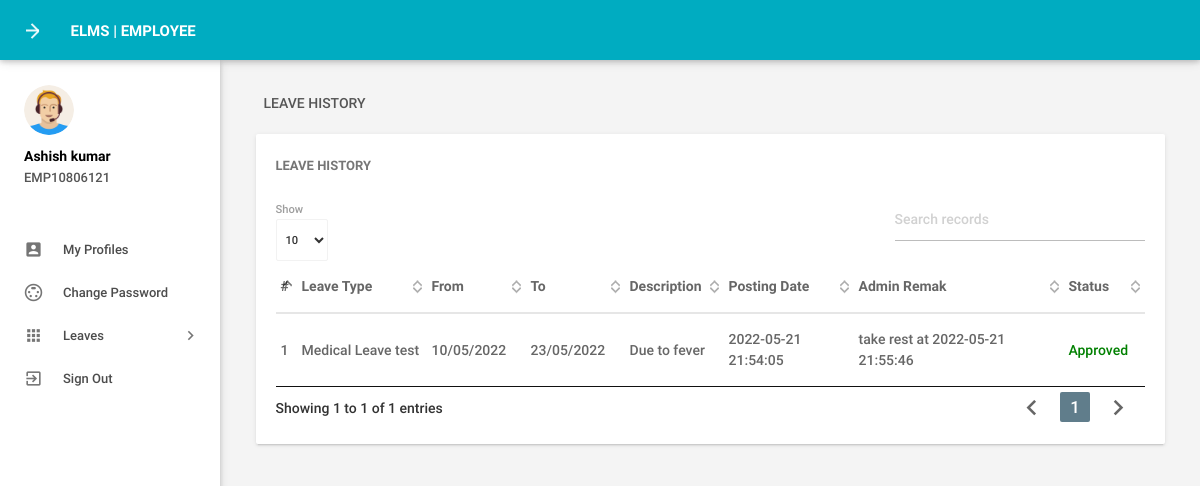
/leavehistory.php (signed in), run on the app's committed database.
### tables this page shows
CREATE TABLE `tblemployees` (
  `id` int(11) NOT NULL auto_increment,
  `EmpId` varchar(100) NOT NULL,
  `FirstName` varchar(150) default NULL,
  `LastName` varchar(150) default NULL,
  `EmailId` varchar(200) default NULL,
  `Password` varchar(180) default NULL,
  `Gender` varchar(100) default NULL,
  `Dob` varchar(100) default NULL,
  `Department` varchar(255) default NULL,
  `Address` varchar(255) default NULL,
  `City` varchar(200) default NULL,
  `Country` varchar(150) default NULL,
  `Phonenumber` char(11) default NULL,
  `Status` int(1) default NULL,
  `RegDate` timestamp NULL default CURRENT_TIMESTAMP,
  PRIMARY KEY  (`id`)
);

CREATE TABLE `tblleaves` (
  `id` int(11) NOT NULL auto_increment,
  `LeaveType` varchar(110) default NULL,
  `ToDate` varchar(120) default NULL,
  `FromDate` varchar(120) default NULL,
  `Description` mediumtext,
  `PostingDate` timestamp NULL default CURRENT_TIMESTAMP,
  `AdminRemark` mediumtext,
  `AdminRemarkDate` varchar(120) default NULL,
  `Status` int(1) default NULL,
  `IsRead` int(1) default NULL,
  `empid` int(11) default NULL,
  PRIMARY KEY  (`id`),
  KEY `UserEmail` (`empid`)
);

### leavehistory.php (the view, shortened to what this page needs)
<?php
include('includes/config.php');
if(strlen($_SESSION['emplogin'])==0)
    {
header('location:index.php');
}
else{
 ?>
<!DOCTYPE html>
<html lang="en">
    <head>
        <link type="text/css" rel="stylesheet" href="assets/plugins/materialize/css/materialize.min.css"/>
        <link href="assets/plugins/material-preloader/css/materialPreloader.min.css" rel="stylesheet">
        <link href="assets/plugins/datatables/css/jquery.dataTables.min.css" rel="stylesheet">
        <link href="assets/css/alpha.min.css" rel="stylesheet" type="text/css"/>
        <link href="assets/css/custom.css" rel="stylesheet" type="text/css"/>
    </head>
    <body>
       <?php include('includes/header.php');?>
       <?php include('includes/sidebar.php');?>
            <main class="mn-inner">
                <div class="row">
                    <div class="col s12">
                        <div class="page-title">Leave History</div>
                    </div>
                    <div class="col s12 m12 l12">
                        <div class="card">
                            <div class="card-content">
                                <span class="card-title">Leave History</span>
                                <table id="example" class="display responsive-table ">
                                    <thead>
                                        <tr>
                                            <th>#</th>
                                            <th width="120">Leave Type</th>
                                            <th>From</th>
                                            <th>To</th>
                                             <th>Description</th>
                                             <th width="120">Posting Date</th>
                                            <th width="200">Admin Remak</th>
                                            <th>Status</th>
                                        </tr>
                                    </thead>
                                    <tbody>
<?php
$eid=$_SESSION['eid'];
$sql = "SELECT LeaveType,ToDate,FromDate,Description,PostingDate,AdminRemarkDate,AdminRemark,Status from tblleaves where empid=:eid";
$query = $dbh -> prepare($sql);
$query->bindParam(':eid',$eid,PDO::PARAM_STR);
$query->execute();
$results=$query->fetchAll(PDO::FETCH_OBJ);
$cnt=1;
if($query->rowCount() > 0)
{
foreach($results as $result)
{               ?>
                                        <tr>
                                            <td> <?php echo htmlentities($cnt);?></td>
                                            <td><?php echo htmlentities($result->LeaveType);?></td>
                                            <td><?php echo htmlentities($result->FromDate);?></td>
                                            <td><?php echo htmlentities($result->ToDate);?></td>
                                           <td><?php echo htmlentities($result->Description);?></td>
                                            <td><?php echo htmlentities($result->PostingDate);?></td>
                                            <td><?php if($result->AdminRemark=="")
                                            {
echo htmlentities('waiting for approval');
                                            } else
{
 echo htmlentities(($result->AdminRemark)." "."at"." ".$result->AdminRemarkDate);
}
                                            ?></td>
                                                                                 <td><?php $stats=$result->Status;
if($stats==1){
                                             ?>
                                                 <span style="color: green">Approved</span>
                                                 <?php } if($stats==2)  { ?>
                                                <span style="color: red">Not Approved</span>
                                                 <?php } if($stats==0)  { ?>
 <span style="color: blue">waiting for approval</span>
 <?php } ?>
                                             </td>
                                        </tr>
                                         <?php $cnt++;} }?>
                                    </tbody>
                                </table>
                            </div>
                        </div>
                    </div>
                </div>
            </main>
        </div>
        <div class="left-sidebar-hover"></div>
    </body>
</html>
<?php } ?>

### includes/sidebar.php (shortened to what this page needs)
     <aside id="slide-out" class="side-nav white fixed">
                <div class="side-nav-wrapper">
                    <div class="sidebar-profile">
                        <div class="sidebar-profile-image">
                            <img src="assets/images/profile-image.png" class="circle" alt="">
                        </div>
                        <div class="sidebar-profile-info">
                    <?php
$eid=$_SESSION['eid'];
$sql = "SELECT FirstName,LastName,EmpId from  tblemployees where id=:eid";
$query = $dbh -> prepare($sql);
$query->bindParam(':eid',$eid,PDO::PARAM_STR);
$query->execute();
$results=$query->fetchAll(PDO::FETCH_OBJ);
if($query->rowCount() > 0)
{
foreach($results as $result)
{               ?>
                                <p><?php echo htmlentities($result->FirstName." ".$result->LastName);?></p>
                                <span><?php echo htmlentities($result->EmpId)?></span>
                         <?php }} ?>
                        </div>
                    </div>
                <ul class="sidebar-menu collapsible collapsible-accordion" data-collapsible="accordion">
  <li class="no-padding"><a class="waves-effect waves-grey" href="myprofile.php"><i class="material-icons">account_box</i>My Profiles</a></li>
  <li class="no-padding"><a class="waves-effect waves-grey" href="emp-changepassword.php"><i class="material-icons">settings_input_svideo</i>Change Password</a></li>
                    <li class="no-padding">
                        <a class="collapsible-header waves-effect waves-grey"><i class="material-icons">apps</i>Leaves<i class="nav-drop-icon material-icons">keyboard_arrow_right</i></a>
                    </li>
                  <li class="no-padding">
                                <a class="waves-effect waves-grey" href="logout.php"><i class="material-icons">exit_to_app</i>Sign Out</a>
                            </li>
                </ul>
                </div>
            </aside>

### data on the page
tblemployees: FirstName+LastName "Ashish kumar", EmpId "EMP10806121"
tblleaves: LeaveType "Medical Leave test", FromDate "10/05/2022", ToDate "23/05/2022", Description "Due to fever", PostingDate "2022-05-21 21:54:05", AdminRemark+AdminRemarkDate "take rest at 2022-05-21 21:55:46", Status "Approved"
